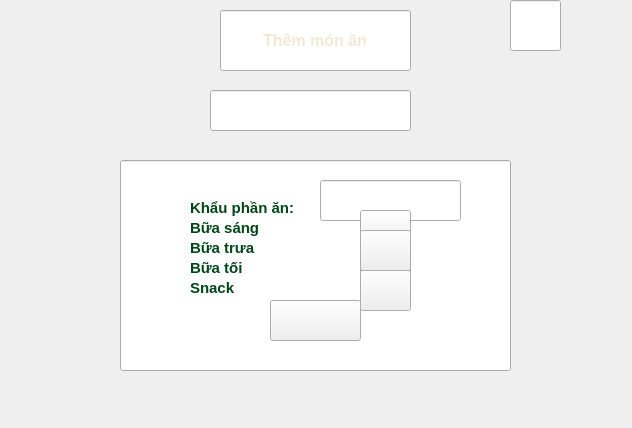
<?xml version="1.0" encoding="UTF-8"?>
<ui version="4.0">
 <class>MainWindow</class>
 <widget class="QMainWindow" name="MainWindow">
  <property name="geometry">
   <rect>
    <x>0</x>
    <y>0</y>
    <width>632</width>
    <height>428</height>
   </rect>
  </property>
  <property name="font">
   <font>
    <pointsize>12</pointsize>
    <weight>75</weight>
    <bold>true</bold>
   </font>
  </property>
  <property name="windowTitle">
   <string>MainWindow</string>
  </property>
  <widget class="QWidget" name="centralwidget">
   <property name="styleSheet">
    <string notr="true">#centralwidget{ border-image: url(:/Background.png); }</string>
   </property>
   <widget class="QLineEdit" name="tieudetrang9">
    <property name="geometry">
     <rect>
      <x>220</x>
      <y>10</y>
      <width>191</width>
      <height>61</height>
     </rect>
    </property>
    <property name="font">
     <font>
      <pointsize>12</pointsize>
      <weight>75</weight>
      <bold>true</bold>
     </font>
    </property>
    <property name="styleSheet">
     <string notr="true">border-image: url(:/tieudetrang9.png);
color: rgb(244, 232, 212);</string>
    </property>
    <property name="text">
     <string>Thêm món ăn</string>
    </property>
    <property name="alignment">
     <set>Qt::AlignCenter</set>
    </property>
   </widget>
   <widget class="QLineEdit" name="line1trang9">
    <property name="geometry">
     <rect>
      <x>210</x>
      <y>90</y>
      <width>201</width>
      <height>41</height>
     </rect>
    </property>
    <property name="font">
     <font>
      <pointsize>12</pointsize>
      <weight>50</weight>
      <bold>false</bold>
     </font>
    </property>
    <property name="styleSheet">
     <string notr="true">border-image: url(:/line1trang9.png);
color: rgb(255, 255, 255);</string>
    </property>
    <property name="text">
     <string>Nhập tên món ăn</string>
    </property>
    <property name="alignment">
     <set>Qt::AlignCenter</set>
    </property>
   </widget>
   <widget class="QLineEdit" name="lineEdit_3">
    <property name="geometry">
     <rect>
      <x>120</x>
      <y>160</y>
      <width>391</width>
      <height>211</height>
     </rect>
    </property>
    <property name="styleSheet">
     <string notr="true">border-image: url(:/line3trang9.png);</string>
    </property>
   </widget>
   <widget class="QLabel" name="label">
    <property name="geometry">
     <rect>
      <x>190</x>
      <y>200</y>
      <width>111</width>
      <height>16</height>
     </rect>
    </property>
    <property name="font">
     <font>
      <pointsize>11</pointsize>
      <weight>75</weight>
      <bold>true</bold>
     </font>
    </property>
    <property name="styleSheet">
     <string notr="true">color: rgb(0, 70, 25);</string>
    </property>
    <property name="text">
     <string>Khẩu phần ăn: </string>
    </property>
   </widget>
   <widget class="QLabel" name="label_2">
    <property name="geometry">
     <rect>
      <x>190</x>
      <y>240</y>
      <width>111</width>
      <height>16</height>
     </rect>
    </property>
    <property name="font">
     <font>
      <pointsize>11</pointsize>
      <weight>75</weight>
      <bold>true</bold>
     </font>
    </property>
    <property name="styleSheet">
     <string notr="true">color: rgb(0, 70, 25);</string>
    </property>
    <property name="text">
     <string>Bữa trưa</string>
    </property>
   </widget>
   <widget class="QLabel" name="label_3">
    <property name="geometry">
     <rect>
      <x>190</x>
      <y>220</y>
      <width>111</width>
      <height>16</height>
     </rect>
    </property>
    <property name="font">
     <font>
      <pointsize>11</pointsize>
      <weight>75</weight>
      <bold>true</bold>
     </font>
    </property>
    <property name="styleSheet">
     <string notr="true">color: rgb(0, 70, 25);</string>
    </property>
    <property name="text">
     <string>Bữa sáng</string>
    </property>
   </widget>
   <widget class="QLabel" name="label_4">
    <property name="geometry">
     <rect>
      <x>190</x>
      <y>280</y>
      <width>111</width>
      <height>16</height>
     </rect>
    </property>
    <property name="font">
     <font>
      <pointsize>11</pointsize>
      <weight>75</weight>
      <bold>true</bold>
     </font>
    </property>
    <property name="styleSheet">
     <string notr="true">color: rgb(0, 70, 25);</string>
    </property>
    <property name="text">
     <string>Snack</string>
    </property>
   </widget>
   <widget class="QLabel" name="label_5">
    <property name="geometry">
     <rect>
      <x>190</x>
      <y>260</y>
      <width>111</width>
      <height>16</height>
     </rect>
    </property>
    <property name="font">
     <font>
      <pointsize>11</pointsize>
      <weight>75</weight>
      <bold>true</bold>
     </font>
    </property>
    <property name="styleSheet">
     <string notr="true">color: rgb(0, 70, 25);</string>
    </property>
    <property name="text">
     <string>Bữa tối</string>
    </property>
   </widget>
   <widget class="QLineEdit" name="line2trang9">
    <property name="geometry">
     <rect>
      <x>320</x>
      <y>180</y>
      <width>141</width>
      <height>41</height>
     </rect>
    </property>
    <property name="styleSheet">
     <string notr="true">border-image: url(:/line2trang9.png);</string>
    </property>
   </widget>
   <widget class="QPushButton" name="button2trang9">
    <property name="geometry">
     <rect>
      <x>360</x>
      <y>210</y>
      <width>51</width>
      <height>41</height>
     </rect>
    </property>
    <property name="styleSheet">
     <string notr="true">border-image: url(:/button2trang9.png);</string>
    </property>
    <property name="text">
     <string/>
    </property>
   </widget>
   <widget class="QPushButton" name="button4trang9">
    <property name="geometry">
     <rect>
      <x>360</x>
      <y>250</y>
      <width>51</width>
      <height>41</height>
     </rect>
    </property>
    <property name="styleSheet">
     <string notr="true">
border-image: url(:/button4trang9.png);</string>
    </property>
    <property name="text">
     <string/>
    </property>
   </widget>
   <widget class="QPushButton" name="button3trang9">
    <property name="geometry">
     <rect>
      <x>360</x>
      <y>230</y>
      <width>51</width>
      <height>41</height>
     </rect>
    </property>
    <property name="styleSheet">
     <string notr="true">
border-image: url(:/button3trang9.png);</string>
    </property>
    <property name="text">
     <string/>
    </property>
   </widget>
   <widget class="QPushButton" name="button5trang9">
    <property name="geometry">
     <rect>
      <x>360</x>
      <y>270</y>
      <width>51</width>
      <height>41</height>
     </rect>
    </property>
    <property name="styleSheet">
     <string notr="true">
border-image: url(:/button5trang9.png);</string>
    </property>
    <property name="text">
     <string/>
    </property>
   </widget>
   <widget class="QPushButton" name="button6trang9">
    <property name="geometry">
     <rect>
      <x>270</x>
      <y>300</y>
      <width>91</width>
      <height>41</height>
     </rect>
    </property>
    <property name="font">
     <font>
      <pointsize>12</pointsize>
     </font>
    </property>
    <property name="styleSheet">
     <string notr="true">border-image: url(:/button6trang9.png);
color: rgb(255, 255, 255);</string>
    </property>
    <property name="text">
     <string/>
    </property>
   </widget>
   <widget class="QLineEdit" name="lineEdit_5">
    <property name="geometry">
     <rect>
      <x>510</x>
      <y>0</y>
      <width>51</width>
      <height>51</height>
     </rect>
    </property>
    <property name="styleSheet">
     <string notr="true">border-image: url(:/button7trang9.png);</string>
    </property>
   </widget>
   <zorder>lineEdit_3</zorder>
   <zorder>tieudetrang9</zorder>
   <zorder>line1trang9</zorder>
   <zorder>label</zorder>
   <zorder>label_2</zorder>
   <zorder>label_3</zorder>
   <zorder>label_4</zorder>
   <zorder>label_5</zorder>
   <zorder>line2trang9</zorder>
   <zorder>button2trang9</zorder>
   <zorder>button4trang9</zorder>
   <zorder>button3trang9</zorder>
   <zorder>button5trang9</zorder>
   <zorder>button6trang9</zorder>
   <zorder>lineEdit_5</zorder>
  </widget>
 </widget>
 <resources>
  <include location="trang9.qrc"/>
 </resources>
 <connections/>
</ui>
